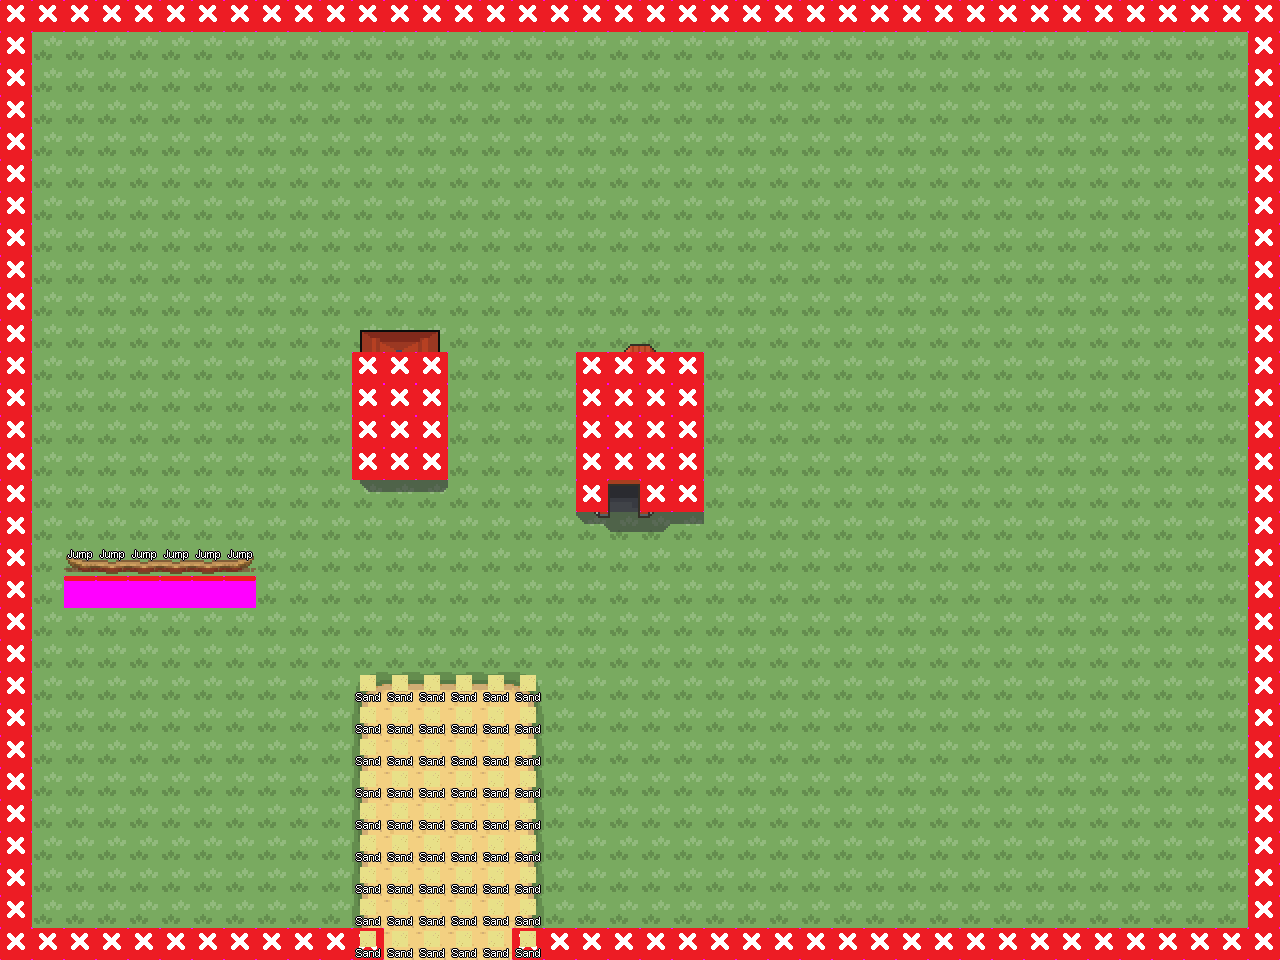

This is a level from a 2D game, rendered from its Tiled map with the project's own tilesets. A one-line summary and the map file follow, with tile-layer data summarised:
An orthogonal 40x30 tile map with 32x32 px tiles, 6 tile layers (ground1, ledge1, 2, passages, ...), 5 tilesets.

<map version="1.10" tiledversion="1.11.2" orientation="orthogonal" renderorder="left-up" width="40" height="30" tilewidth="32" tileheight="32" infinite="0" nextlayerid="13" nextobjectid="1">
 <tileset firstgid="1" source="../Tilesets/00Home.tsx" />
 <tileset firstgid="4257" source="../Tilesets/systemtags.tsx" />
 <tileset firstgid="4385" source="../Tilesets/passages.tsx" />
 <tileset firstgid="4529" source="../Tilesets/terrain_tag.tsx" />
 <tileset firstgid="4545" source="../Tilesets/borders.tsx" />
 <layer id="1" name="ground1" width="40" height="30">
  <data>[1200 cells, 1200 non-empty, 7 distinct tile ids]</data>
 </layer>
 <layer id="11" name="ledge1" width="40" height="30">
  <data>[1200 cells, 6 non-empty, 3 distinct tile ids]</data>
 </layer>
 <group id="2" name="z = 0" />
 <layer id="8" name="2" width="40" height="30">
  <data>[1200 cells, 178 non-empty, 54 distinct tile ids]</data>
 </layer>
 <group id="3" name="z = 1" />
 <group id="4" name="z = 2" />
 <layer id="6" name="passages" width="40" height="30">
  <data>[1200 cells, 169 non-empty, 2 distinct tile ids]</data>
 </layer>
 <layer id="10" name="systemtags" width="40" height="30">
  <data>[1200 cells, 60 non-empty, 2 distinct tile ids]</data>
 </layer>
 <layer id="7" name="terrain_tags" width="40" height="30">
  <data>[1200 cells, 0 non-empty, 0 distinct tile ids]</data>
 </layer>
 <group id="5" name="infos" />
</map>
